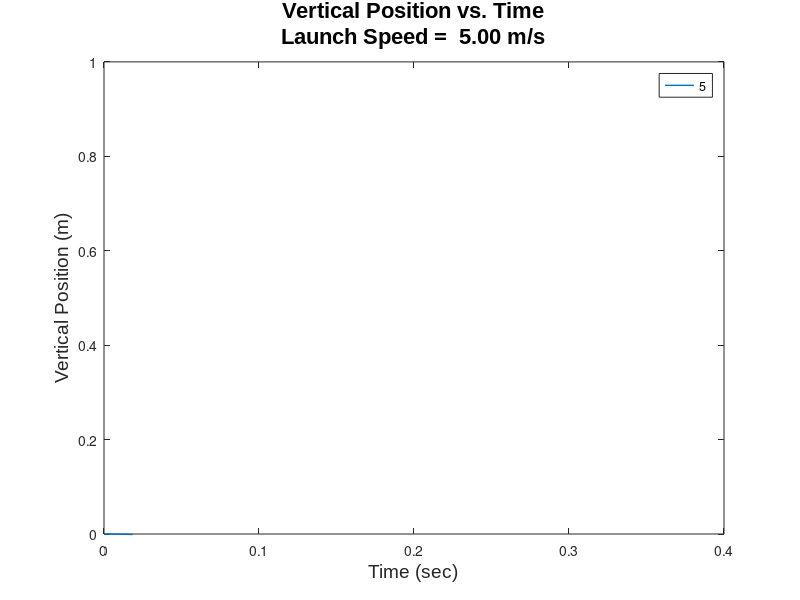

Here is the MATLAB script that generated this plot: (Note: this script raises an error after producing the figure.)
%   Filename: Bonus_Projectile.m
% ------------------------------------------------------------------------
%   James R. Haberland 19032003
%   Hoover High School
%   Ms. Harris
%
%   Start Date: Nov. 1, 2019
%   Last Revised On: Nov. 7, 2019
%
%   Purpose: Calculate the vertical position for an object at multiple
%   different incriments between the inital and final launch angle.
%
%   Psuedocode:
%   1. Take the inputs for:
%       i. Initial launch angle (in degrees, relative to the horizontal)
%       ii. Final launch angle (in degrees)
%       iii. Launch angle increment (in degrees)
%       iv. Launch speed (in meters/second)
%   2. Calculate:
%       i. The initial horizontal and vertical velocities for the projectile.
%       ii. The total time the projectile is in the air, assuming that its 
%           total vertical displacement is zero.
%       iii. The horizontal distance that the projectile travels.
%       iv. The vertical position of the projectile as a function of time
%           (i.e. create a vector of vertical position values between the
%           time that it is launched and the time that it lands)
%       v. The horizontal position of the projectile as a function of time.
%       vi. The vertical velocity of the projectile as a function of time.
%   3. Make a plot with the vertical position vs. time for each launch angle on the same axes.
%
%   Variables:
%       LA: This is the launch angle
%       FA: This is the final launch angle
%       AI: This is the increments the angles will be tested in
%       LS: This is the launch speed
%       
%       Avec0: This is a verctor with the ranges of angles to be tested
%       count: This is the number of different angles that is going to be
%       tested
%       Avecstr: This is the vector of each angle as a seperate string
%       
%       Avec: This is a verctor with the ranges of angles to be tested
%       IHV: This is the initial velcocity in the x direction
%       IVV: This is the initial velocity in the y direction
%       underSQRT: This is the number under the sqaure root when calculating
%           time with the qudaritc formula
%       tAir: This is the amount of time the object is in the air
%       tAirVec: This is the vector with all the time valuces between 0 and
%           tAir, so it is possible to graph
%       HP: This is the total horizontal distance traveled
%       VPE: This is the vertical position equation
%       HPE: This is the horizontal position equation
%       VVE: This is the vertical velocity equation
%       
%       ldg: This is the variable that stores the legend
%
%   Functions Called: (beyond built-in function)
%                       none
% ------------------------------------------------------------------------

clc,clear
% Inputs
LA = input('Input the launch angle (in degrees, above horizontal).');
FA = input('Input the final launch angle (in degrees).');
AI = input('Input the launch angle increment (in degrees)');
LS = input('Input the launch speed (in meters/sec).');

Avec0 = LA:AI:FA;
for count = 1:length(Avec0)
AvecStr{count} = num2str(Avec0(count));
end

for Avec = LA:AI:FA

% Initial Velocities
IHV = LS*cosd(Avec);
IVV = LS*sind(Avec);

% Time In Air
underSQRT = IVV^2-(4*(.5*-9.8));
if underSQRT < 0
   fprintf("The numbers do not work, because you can't square root a negative")
   return
else
    tAir = max([(-IVV+sqrt(underSQRT))/(2*.5*-9.8), (-IVV-sqrt(underSQRT))/(2*.5*-9.8)]);
    tAirVec = 0:.1:tAir;
end


% Horizontal Distance
HP = IHV*tAir;

% Vertical Position Equation
VPE = (.5*-9.8*tAirVec.^2) + (IVV*tAirVec);

% Horizontal Position Equation
HPE = IHV*tAirVec;

% Vertical Velocity Equation
VVE = -9.8*tAirVec + IVV;

% Output Plot
plot(tAirVec,VPE,'-','LineWidth',1);
xlabel('Time (sec)', "FontSize",14,"FontName",'Arial')
ylabel('Vertical Position (m)', "FontSize",14,"FontName",'Arial')
title(sprintf('Vertical Position vs. Time\nLaunch Speed = %5.2f m/s',LS),"FontSize",16,"FontName",'Arial')
hold on;
end

ylim([0 (max(VPE)+1)])
lgd = legend(AvecStr);
lgd.Title.String = 'Angle in Degrees';